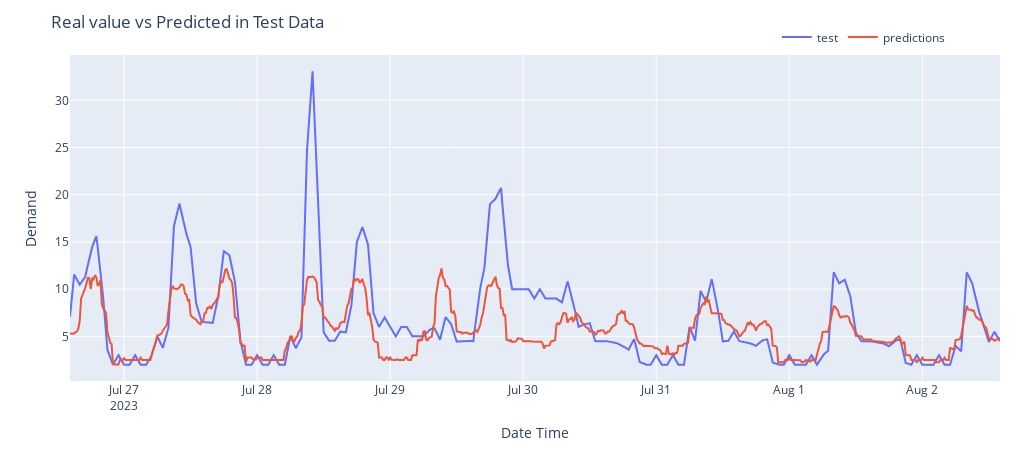

Notebook code for this chart:
### Code cell
plotPredictions(X_test_dates[:96*7], y_pred[:96*7], y_test[:96*7])

### Figure 1 — Plotly figure (JSON) as saved in the notebook; plotly's stock layout.template omitted (floating-point values rounded to 4 significant figures; data arrays with more than 128 entries replaced by an {"elided": "..."} marker saying what was removed)
{"data": [{"mode": "lines", "name": "test", "type": "scatter", "x": {"elided": "672 str values"}, "y": {"elided": "672 float values"}}, {"mode": "lines", "name": "predictions", "type": "scatter", "x": {"elided": "672 str values"}, "y": {"elided": "672 float values"}}], "layout": {"height": 450, "legend": {"orientation": "h", "x": 0.76, "xanchor": "left", "y": 1.1, "yanchor": "top"}, "margin": {"b": 20, "l": 70, "r": 20, "t": 55}, "title": {"text": "Real value vs Predicted in Test Data"}, "width": 1020, "xaxis": {"title": {"text": "Date Time"}}, "yaxis": {"title": {"text": "Demand"}}}}
